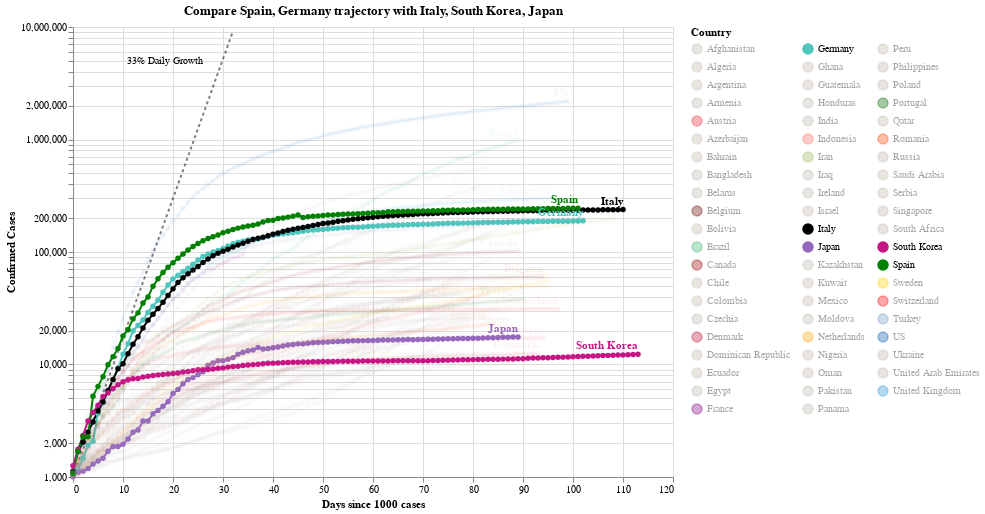

Here is the notebook cell this chart was saved with:
### Code cell
#hide_input
chart2 = make_since_chart(['Spain', 'Germany'])
chart2

### Figure 1 — Vega-Lite specification as saved in the notebook (floating-point values rounded to 4 significant figures; data arrays with more than 128 entries replaced by an {"elided": "..."} marker saying what was removed)
{"config": {"view": {"continuousWidth": 400, "continuousHeight": 300}}, "layer": [{"mark": {"type": "line", "color": "black", "opacity": 0.5, "strokeDash": [3, 3]}, "encoding": {"x": {"type": "quantitative", "field": "Days since 1000 cases"}, "y": {"type": "quantitative", "field": "Confirmed Cases"}}}, {"mark": {"type": "text", "align": "right", "dx": -30, "dy": 30, "fontSize": 10, "text": "33% Daily Growth"}, "encoding": {"x": {"type": "quantitative", "field": "Days since 1000 cases"}, "y": {"type": "quantitative", "field": "Confirmed Cases"}}, "transform": [{"filter": "(datum['Days since 1000 cases'] >= 32)"}]}, {"data": {"name": "data-fc326abb677c0a27d62757b5a066bce2"}, "mark": {"type": "line", "point": true}, "encoding": {"color": {"type": "nominal", "field": "Country", "legend": {"columns": 3, "symbolLimit": 62}, "scale": {"domain": ["Afghanistan", "Algeria", "Argentina", "Armenia", "Austria", "Azerbaijan", "Bahrain", "Bangladesh", "Belarus", "Belgium", "Bolivia", "Brazil", "Canada", "Chile", "Colombia", "Czechia", "Denmark", "Dominican Republic", "Ecuador", "Egypt", "France", "Germany", "Ghana", "Guatemala", "Honduras", "India", "Indonesia", "Iran", "Iraq", "Ireland", "Israel", "Italy", "Japan", "Kazakhstan", "Kuwait", "Mexico", "Moldova", "Netherlands", "Nigeria", "Oman", "Pakistan", "Panama", "Peru", "Philippines", "Poland", "Portugal", "Qatar", "Romania", "Russia", "Saudi Arabia", "Serbia", "Singapore", "South Africa", "South Korea", "Spain", "Sweden", "Switzerland", "Turkey", "US", "Ukraine", "United Arab Emirates", "United Kingdom"], "range": ["#C1B7AD", "#C1B7AD", "#C1B7AD", "#C1B7AD", "#ED2939", "#C1B7AD", "#C1B7AD", "#C1B7AD", "#C1B7AD", "#6f0000", "#C1B7AD", "mediumseagreen", "#990000", "#C1B7AD", "#C1B7AD", "#C1B7AD", "#C60C30", "#C1B7AD", "#C1B7AD", "#C1B7AD", "purple", "#4DC6BD", "#C1B7AD", "#C1B7AD", "#C1B7AD", "#C1B7AD", "#FF6666", "#A1BA59", "#C1B7AD", "#C1B7AD", "#C1B7AD", "black", "#9467bd", "#C1B7AD", "#C1B7AD", "#C1B7AD", "#C1B7AD", "orange", "#C1B7AD", "#C1B7AD", "#C1B7AD", "#C1B7AD", "#C1B7AD", "#C1B7AD", "#C1B7AD", "#006600", "#C1B7AD", "#FF4500", "#C1B7AD", "#C1B7AD", "#C1B7AD", "#C1B7AD", "#C1B7AD", "#C71585", "green", "#FFCD00", "#ff0000", "#7499c7", "#0059B3", "#C1B7AD", "#C1B7AD", "#2495D3"]}}, "opacity": {"condition": {"value": 1, "selection": "selector002"}, "value": 0.05}, "tooltip": [{"type": "nominal", "field": "Country"}, {"type": "temporal", "field": "Date"}, {"type": "quantitative", "field": "Confirmed Cases"}, {"type": "quantitative", "field": "Days since 1000 cases"}], "x": {"type": "quantitative", "field": "Days since 1000 cases"}, "y": {"type": "quantitative", "field": "Confirmed Cases", "scale": {"type": "log"}}}, "height": 450, "selection": {"selector002": {"type": "multi", "fields": ["Country"], "bind": "legend", "init": [{"Country": "Spain"}, {"Country": "Germany"}, {"Country": "Italy"}, {"Country": "South Korea"}, {"Country": "Japan"}]}}, "width": 600}, {"data": {"name": "data-fc326abb677c0a27d62757b5a066bce2"}, "mark": {"type": "text", "align": "right", "dy": -8, "fontWeight": "bold"}, "encoding": {"color": {"type": "nominal", "field": "Country", "legend": {"columns": 3, "symbolLimit": 62}, "scale": {"domain": ["Afghanistan", "Algeria", "Argentina", "Armenia", "Austria", "Azerbaijan", "Bahrain", "Bangladesh", "Belarus", "Belgium", "Bolivia", "Brazil", "Canada", "Chile", "Colombia", "Czechia", "Denmark", "Dominican Republic", "Ecuador", "Egypt", "France", "Germany", "Ghana", "Guatemala", "Honduras", "India", "Indonesia", "Iran", "Iraq", "Ireland", "Israel", "Italy", "Japan", "Kazakhstan", "Kuwait", "Mexico", "Moldova", "Netherlands", "Nigeria", "Oman", "Pakistan", "Panama", "Peru", "Philippines", "Poland", "Portugal", "Qatar", "Romania", "Russia", "Saudi Arabia", "Serbia", "Singapore", "South Africa", "South Korea", "Spain", "Sweden", "Switzerland", "Turkey", "US", "Ukraine", "United Arab Emirates", "United Kingdom"], "range": ["#C1B7AD", "#C1B7AD", "#C1B7AD", "#C1B7AD", "#ED2939", "#C1B7AD", "#C1B7AD", "#C1B7AD", "#C1B7AD", "#6f0000", "#C1B7AD", "mediumseagreen", "#990000", "#C1B7AD", "#C1B7AD", "#C1B7AD", "#C60C30", "#C1B7AD", "#C1B7AD", "#C1B7AD", "purple", "#4DC6BD", "#C1B7AD", "#C1B7AD", "#C1B7AD", "#C1B7AD", "#FF6666", "#A1BA59", "#C1B7AD", "#C1B7AD", "#C1B7AD", "black", "#9467bd", "#C1B7AD", "#C1B7AD", "#C1B7AD", "#C1B7AD", "orange", "#C1B7AD", "#C1B7AD", "#C1B7AD", "#C1B7AD", "#C1B7AD", "#C1B7AD", "#C1B7AD", "#006600", "#C1B7AD", "#FF4500", "#C1B7AD", "#C1B7AD", "#C1B7AD", "#C1B7AD", "#C1B7AD", "#C71585", "green", "#FFCD00", "#ff0000", "#7499c7", "#0059B3", "#C1B7AD", "#C1B7AD", "#2495D3"]}}, "opacity": {"condition": {"value": 1, "selection": "selector002"}, "value": 0.05}, "text": {"type": "nominal", "field": "Country"}, "tooltip": [{"type": "nominal", "field": "Country"}, {"type": "temporal", "field": "Date"}, {"type": "quantitative", "field": "Confirmed Cases"}, {"type": "quantitative", "field": "Days since 1000 cases"}], "x": {"type": "quantitative", "field": "Days since 1000 cases"}, "y": {"type": "quantitative", "field": "Confirmed Cases", "scale": {"type": "log"}}}, "height": 450, "transform": [{"filter": "(datum['Date'] >= 1592438400000)"}], "width": 600}], "data": {"name": "data-ce6009c4a6afcf7a2518301f1d843fd3"}, "title": "Compare Spain, Germany trajectory with Italy, South Korea, Japan", "$schema": "https://vega.github.io/schema/vega-lite/v4.8.1.json", "datasets": {"data-ce6009c4a6afcf7a2518301f1d843fd3": [{"Days since 1000 cases": 0, "Confirmed Cases": 1000.0}, {"Days since 1000 cases": 1, "Confirmed Cases": 1330.0}, {"Days since 1000 cases": 2, "Confirmed Cases": 1769.0}, {"Days since 1000 cases": 3, "Confirmed Cases": 2353.0}, {"Days since 1000 cases": 4, "Confirmed Cases": 3129.0}, {"Days since 1000 cases": 5, "Confirmed Cases": 4162.0}, {"Days since 1000 cases": 6, "Confirmed Cases": 5535.0}, {"Days since 1000 cases": 7, "Confirmed Cases": 7361.0}, {"Days since 1000 cases": 8, "Confirmed Cases": 9791.0}, {"Days since 1000 cases": 9, "Confirmed Cases": 13020.0}, {"Days since 1000 cases": 10, "Confirmed Cases": 17320.0}, {"Days since 1000 cases": 11, "Confirmed Cases": 23030.0}, {"Days since 1000 cases": 12, "Confirmed Cases": 30640.0}, {"Days since 1000 cases": 13, "Confirmed Cases": 40740.0}, {"Days since 1000 cases": 14, "Confirmed Cases": 54190.0}, {"Days since 1000 cases": 15, "Confirmed Cases": 72070.0}, {"Days since 1000 cases": 16, "Confirmed Cases": 95860.0}, {"Days since 1000 cases": 17, "Confirmed Cases": 127500.0}, {"Days since 1000 cases": 18, "Confirmed Cases": 169600.0}, {"Days since 1000 cases": 19, "Confirmed Cases": 225500.0}, {"Days since 1000 cases": 20, "Confirmed Cases": 299900.0}, {"Days since 1000 cases": 21, "Confirmed Cases": 398900.0}, {"Days since 1000 cases": 22, "Confirmed Cases": 530600.0}, {"Days since 1000 cases": 23, "Confirmed Cases": 705600.0}, {"Days since 1000 cases": 24, "Confirmed Cases": 938500.0}, {"Days since 1000 cases": 25, "Confirmed Cases": 1248000.0}, {"Days since 1000 cases": 26, "Confirmed Cases": 1660000.0}, {"Days since 1000 cases": 27, "Confirmed Cases": 2208000.0}, {"Days since 1000 cases": 28, "Confirmed Cases": 2937000.0}, {"Days since 1000 cases": 29, "Confirmed Cases": 3906000.0}, {"Days since 1000 cases": 30, "Confirmed Cases": 5195000.0}, {"Days since 1000 cases": 31, "Confirmed Cases": 6909000.0}, {"Days since 1000 cases": 32, "Confirmed Cases": 9189000.0}], "data-fc326abb677c0a27d62757b5a066bce2": {"elided": "5093 records"}}}
